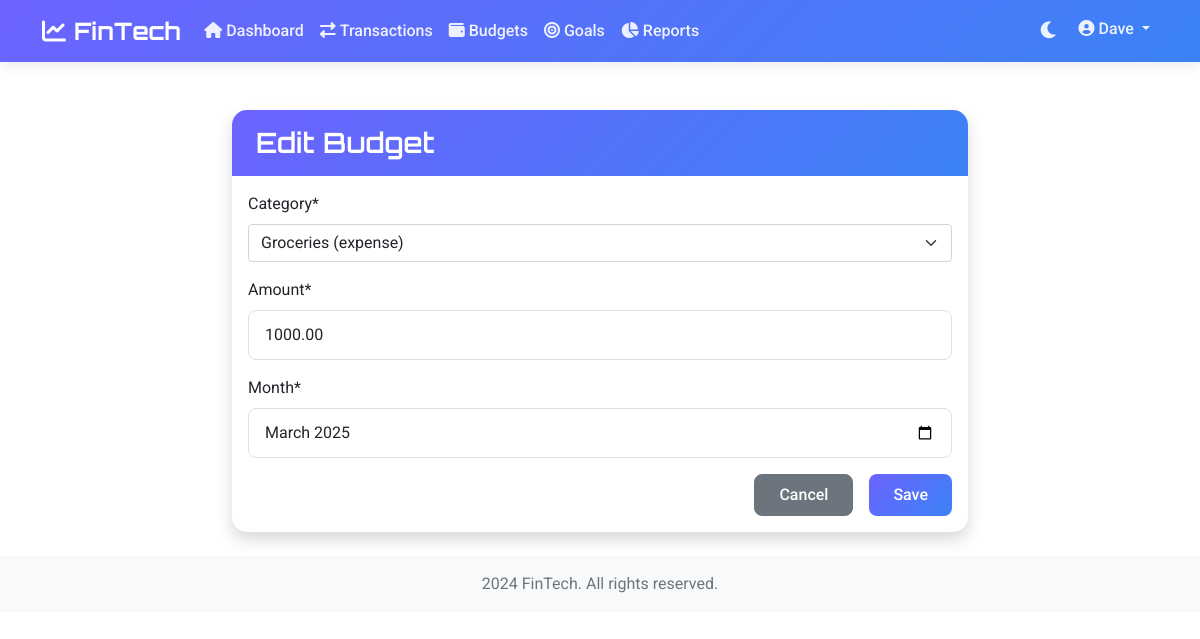
/budgets/edit/4/ (signed in), run on the app's committed database.
### users/models.py (models this page shows, shortened)
class User(AbstractUser):
    currency = models.CharField(max_length=3, default='USD')
    avatar = models.ImageField(upload_to='avatars/', null=True, blank=True)

### budgets/models.py (models this page shows, shortened)
class Budget(models.Model):
    user = models.ForeignKey(settings.AUTH_USER_MODEL, on_delete=models.CASCADE)
    category = models.ForeignKey(Category, on_delete=models.CASCADE)
    amount = models.DecimalField(max_digits=10, decimal_places=2)
    month = models.DateField()
    created_at = models.DateTimeField(auto_now_add=True)
    updated_at = models.DateTimeField(auto_now=True)
    class Meta:
        unique_together = ['user', 'category', 'month']
        ordering = ['-month']

### budgets/views.py (the view)
# urls.py: path('edit/<int:pk>/', views.budget_edit, name='budget_edit'),
@login_required
def budget_edit(request, pk):
    budget = get_object_or_404(Budget, pk=pk, user=request.user)
    if request.method == 'POST':
        form = BudgetForm(request.POST, instance=budget, user=request.user)
        if form.is_valid():
            try:
                form.save()
                messages.success(request, 'Budget updated successfully.')
                return redirect('budget_list')
            except Exception as e:
                messages.error(request, 'A budget for this category and month already exists.')
    else:
        form = BudgetForm(instance=budget, user=request.user)
    return render(request, 'budgets/budget_form.html', {'form': form, 'budget': budget})

### budgets/forms.py (shortened to what this page needs)
class BudgetForm(forms.ModelForm):
    month = forms.CharField(
        widget=forms.DateInput(
            attrs={
                'type': 'month',
                'class': 'form-control',
                'value': date.today().strftime('%Y-%m')
            }
        )
    )
    class Meta:
        model = Budget
        fields = ['category', 'amount', 'month']
        widgets = {
        }
    def __init__(self, *args, **kwargs):
        user = kwargs.pop('user')
        super().__init__(*args, **kwargs)
        self.fields['category'].queryset = Category.objects.filter(user=user, type='expense')
        if self.instance.pk:
            self.initial['month'] = self.instance.month.strftime('%Y-%m')

### transactions/models.py (called while the page is built)
    def __str__(self):
        return f"{self.name} ({self.type})"

### templates/budgets/budget_form.html (shortened to what this page needs)
{% extends 'base.html' %}
{% load static %}
{% load crispy_forms_tags %}
{% block content %}
<div class="container mt-4">
    <div class="row justify-content-center">
        <div class="col-md-8">
            <div class="card shadow">
                <div class="card-header">
                    <h3 class="card-title mb-0">{% if budget %}Edit{% else %}Add{% endif %} Budget</h3>
                </div>
                <div class="card-body">
                    <form method="post">
                        {{ form|crispy }}
                        <div class="d-grid gap-2 d-md-flex justify-content-md-end">
                            <a href="{% url 'budget_list' %}" class="btn btn-secondary me-md-2">Cancel</a>
                            <button type="submit" class="btn btn-primary">Save</button>
                        </div>
                    </form>
                </div>
            </div>
        </div>
    </div>
</div>
{% endblock %}

### templates/base.html (shortened to what this page needs)
{% load static %}
<!DOCTYPE html>
<html lang="en" data-bs-theme="light">
<head>
    <link rel="stylesheet" href="https://cdnjs.cloudflare.com/ajax/libs/font-awesome/6.0.0/css/all.min.css">
    <link href="https://cdn.jsdelivr.net/npm/bootstrap@5.1.3/dist/css/bootstrap.min.css" rel="stylesheet">
    <link rel="stylesheet" href="{% static 'css/style.css' %}">
</head>
<body>
    <nav class="navbar navbar-expand-lg navbar-dark sticky-top">
        <div class="container">
            <a class="navbar-brand" href="{% url 'dashboard' %}">
                <i class="fas fa-chart-line me-2"></i>FinTech
            </a>
            <div class="collapse navbar-collapse" id="navbarNav">
                {% if user.is_authenticated %}
                <ul class="navbar-nav me-auto">
                    <li class="nav-item">
                        <a class="nav-link" href="{% url 'dashboard' %}">
                            <i class="fas fa-home me-1"></i>Dashboard
                        </a>
                    </li>
                    <li class="nav-item">
                        <a class="nav-link" href="{% url 'transaction_list' %}">
                            <i class="fas fa-exchange-alt me-1"></i>Transactions
                        </a>
                    </li>
                    <li class="nav-item">
                        <a class="nav-link" href="{% url 'budget_list' %}">
                            <i class="fas fa-wallet me-1"></i>Budgets
                        </a>
                    </li>
                    <li class="nav-item">
                        <a class="nav-link" href="{% url 'goal_list' %}">
                            <i class="fas fa-bullseye me-1"></i>Goals
                        </a>
                    </li>
                    <li class="nav-item">
                        <a class="nav-link" href="{% url 'reports' %}">
                            <i class="fas fa-chart-pie me-1"></i>Reports
                        </a>
                    </li>
                </ul>
                <ul class="navbar-nav">
                    <li class="nav-item">
                        <button class="btn nav-link" id="themeToggle">
                            <i class="fas fa-moon me-1"></i>
                        </button>
                    </li>
                    <li class="nav-item dropdown">
                        <a class="nav-link dropdown-toggle" href="#" id="userDropdown" role="button" data-bs-toggle="dropdown">
                            <i class="fas fa-user-circle me-1"></i>{{ user.username }}
                        </a>
                    </li>
                </ul>
                {% endif %}
            </div>
        </div>
    </nav>
    <main class="py-4">
        {% block content %}{% endblock %}
    </main>
    <footer class="footer mt-auto py-3 bg-light">
        <div class="container text-center">
            <span class="text-muted"> 2024 FinTech. All rights reserved.</span>
        </div>
    </footer>
</body>
</html>

### static/css/style.css (style rules this page uses)
:root { --primary-color: #6c63ff; --secondary-color: #4CAF50; --dark-color: #2c3e50; --light-color: #f8f9fa; --gradient: linear-gradient(135deg, #6c63ff 0%, #3b82f6 100%); }
body { font-family: 'Roboto', sans-serif; background: var(--bs-body-bg, #f4f6f9); color: var(--bs-body-color, var(--dark-color)); }
h1, h2, h3, h4, h5, h6 { font-family: 'Orbitron', sans-serif; font-weight: 600; }
.navbar { background: var(--gradient); backdrop-filter: blur(10px); box-shadow: 0 2px 15px rgba(0, 0, 0, 0.1); }
.navbar-brand { font-family: 'Orbitron', sans-serif; font-weight: 700; font-size: 1.5rem; color: white !important; }
.nav-link { font-weight: 500; color: rgba(255, 255, 255, 0.9) !important; transition: all 0.3s ease; }
#themeToggle { background: transparent; border: none; padding: 0.5rem; font-size: 1.2rem; color: rgba(255, 255, 255, 0.9) !important; transition: all 0.3s ease; }
.card { border: none; border-radius: 15px; box-shadow: 0 4px 25px rgba(0, 0, 0, 0.05); transition: all 0.3s ease; background: var(--bs-tertiary-bg, white); overflow: hidden; }
.card-header { background: var(--gradient); color: white; border-bottom: none; padding: 1rem 1.5rem; }
.btn { border-radius: 8px; padding: 0.5rem 1.5rem; font-weight: 500; transition: all 0.3s ease; }
.btn-primary { background: var(--gradient); border: none; }
.form-control { border-radius: 8px; border: 1px solid var(--bs-tertiary-bg, #e0e0e0); padding: 0.75rem 1rem; transition: all 0.3s ease; background: var(--bs-tertiary-bg, white); color: var(--bs-body-color, var(--dark-color)); }
.footer { background: var(--bs-tertiary-bg, var(--light-color)) !important; }
.text-muted { color: var(--bs-tertiary-color, #6c757d) !important; }

### data on the page
User: username "Dave"
Budget: category "Groceries (expense)", amount "1000.00", month "2025-03"
